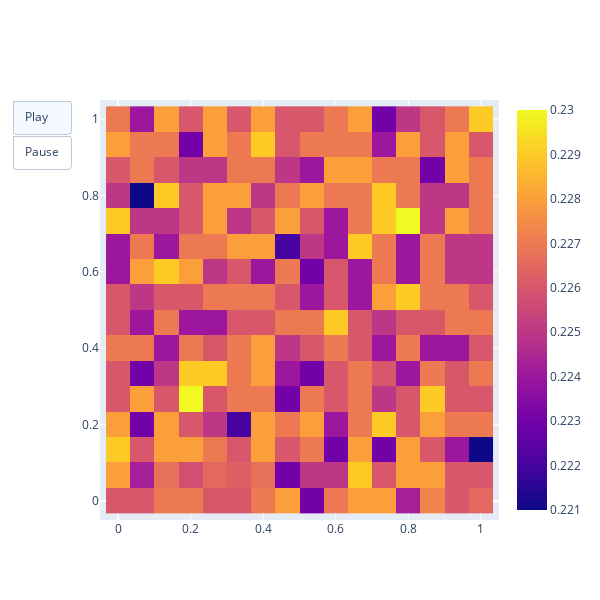
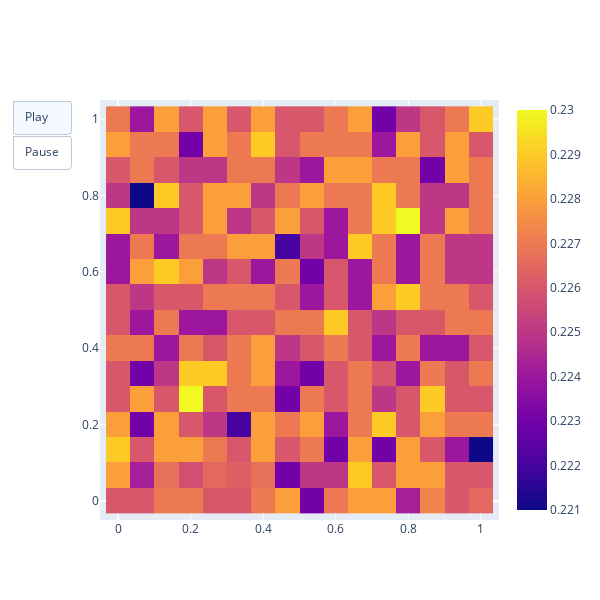

Source (notebook cell) for these figures, in order:
### Code cell
trace = go.Heatmap(
    x=x,
    y=y,
    z=A[0]
)

frames = [{
        'data': [{'z': A[i],
                 'type': 'heatmap',
                 'zmin': 0,
                 'zmax':np.max(A)}],
        'layout':go.Layout(title=str(i)+" Years")} for i in range(100)]


layout = dict(
              autosize=False,
              height=600,
              width=600,
              hovermode='closest',
              xaxis=dict(range=[-0.05, 1.05], autorange=False),
              yaxis=dict(range=[-0.05, 1.05], autorange=False),
              showlegend=False,
#              sliders = [sliders_dict],
              updatemenus=[dict(type='buttons', showactive=True,
                                y=1, x=-0.05, xanchor='right',
                                yanchor='top', pad=dict(t=0, r=10),
                                buttons=[dict(label='Play',
                                              method='animate',
                                              args=[None,
                                                    dict(frame=dict(duration=50,
                                                                    redraw=True),
                                                    transition=dict(duration=50),
                                                    fromcurrent=True,
                                                    mode='immediate')]),
                                         dict(label='Pause',
                                              method='animate',
                                              args=[None,
                                                    dict(frame=dict(duration=0,redraw=False),
                                                    transition=dict(duration=0),
                                                    fromcurrent=True,
                                                    mode='immediate')])])])
data=[trace]
fig = go.Figure(data=data, frames=frames, layout=layout)
iplot(fig,"prev_example");
fig

### Figure 1 — Plotly figure (JSON) as saved in the notebook; plotly's stock layout.template omitted (floating-point values rounded to 4 significant figures; data arrays with more than 128 entries replaced by an {"elided": "..."} marker saying what was removed)
{"data": [{"type": "heatmap", "x": [0, 0.06667, 0.1333, 0.2, 0.2667, 0.3333, 0.4, 0.4667, 0.5333, 0.6, 0.6667, 0.7333, 0.8, 0.8667, 0.9333, 1], "y": [0, 0.06667, 0.1333, 0.2, 0.2667, 0.3333, 0.4, 0.4667, 0.5333, 0.6, 0.6667, 0.7333, 0.8, 0.8667, 0.9333, 1], "z": {"elided": "16x16 float values"}}], "layout": {"autosize": false, "height": 600, "hovermode": "closest", "showlegend": false, "updatemenus": [{"buttons": [{"args": [null, {"frame": {"duration": 50, "redraw": true}, "fromcurrent": true, "mode": "immediate", "transition": {"duration": 50}}], "label": "Play", "method": "animate"}, {"args": [null, {"frame": {"duration": 0, "redraw": false}, "fromcurrent": true, "mode": "immediate", "transition": {"duration": 0}}], "label": "Pause", "method": "animate"}], "pad": {"r": 10, "t": 0}, "showactive": true, "type": "buttons", "x": -0.05, "xanchor": "right", "y": 1, "yanchor": "top"}], "width": 600, "xaxis": {"autorange": false, "range": [-0.05, 1.05]}, "yaxis": {"autorange": false, "range": [-0.05, 1.05]}}}

### Figure 2 — Plotly figure (JSON) as saved in the notebook; plotly's stock layout.template omitted (floating-point values rounded to 4 significant figures; data arrays with more than 128 entries replaced by an {"elided": "..."} marker saying what was removed)
{"data": [{"type": "heatmap", "x": [0, 0.06667, 0.1333, 0.2, 0.2667, 0.3333, 0.4, 0.4667, 0.5333, 0.6, 0.6667, 0.7333, 0.8, 0.8667, 0.9333, 1], "y": [0, 0.06667, 0.1333, 0.2, 0.2667, 0.3333, 0.4, 0.4667, 0.5333, 0.6, 0.6667, 0.7333, 0.8, 0.8667, 0.9333, 1], "z": {"elided": "16x16 float values"}}], "layout": {"autosize": false, "height": 600, "hovermode": "closest", "showlegend": false, "updatemenus": [{"buttons": [{"args": [null, {"frame": {"duration": 50, "redraw": true}, "fromcurrent": true, "mode": "immediate", "transition": {"duration": 50}}], "label": "Play", "method": "animate"}, {"args": [null, {"frame": {"duration": 0, "redraw": false}, "fromcurrent": true, "mode": "immediate", "transition": {"duration": 0}}], "label": "Pause", "method": "animate"}], "pad": {"r": 10, "t": 0}, "showactive": true, "type": "buttons", "x": -0.05, "xanchor": "right", "y": 1, "yanchor": "top"}], "width": 600, "xaxis": {"autorange": false, "range": [-0.05, 1.05]}, "yaxis": {"autorange": false, "range": [-0.05, 1.05]}}}
